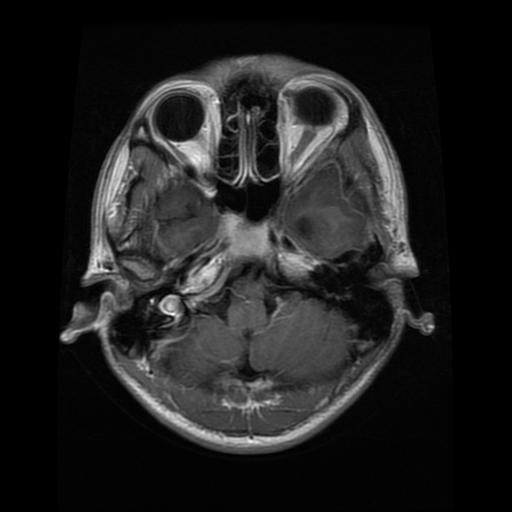
#> input picture data/Testing/glioma/Te-glTr_0003.jpg, 512 x 512 px; its folder holds only this picture in this run
$ python -i data_preprocessing.py   (imports and definitions only)
#> lines starting #> are read from the running program, lines starting #| are printed output that depends on the picture
import cv2
import numpy as np
import os
from sklearn.model_selection import train_test_split
import matplotlib.pyplot as plt

class BrainMRIPreprocessor:
    def __init__(self, img_size=(224, 224)):
        self.img_size = img_size

    def apply_clahe(self, image):
        """Apply Contrast Limited Adaptive Histogram Equalization"""
        clahe = cv2.createCLAHE(clipLimit=2.0, tileGridSize=(8,8))
        return clahe.apply(image)

    def remove_noise(self, image):
        """Apply Gaussian blur to remove noise"""
        return cv2.GaussianBlur(image, (5, 5), 0)

    def preprocess_image(self, image_path):
        """Complete preprocessing pipeline"""
#> called with image_path = '../data/Testing/glioma/Te-glTr_0003.jpg'
        # Read image
        img = cv2.imread(image_path)
#> img is the input picture: shape (512, 512, 3); min 0, max 255, mean 31.8

        # Convert to grayscale
        gray = cv2.cvtColor(img, cv2.COLOR_BGR2GRAY)

        # Apply CLAHE
        enhanced = self.apply_clahe(gray)
#> in apply_clahe, `return clahe.apply(image)`:
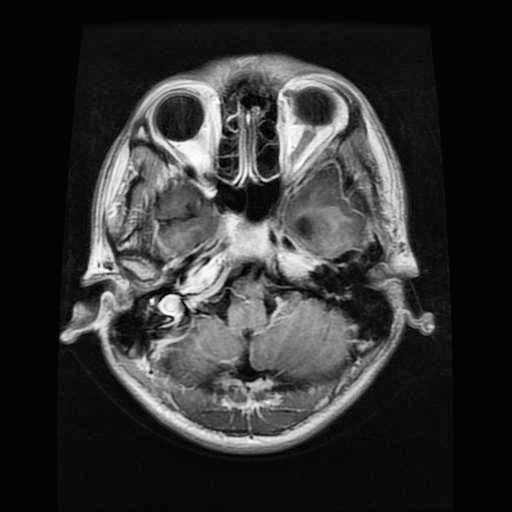
#> returned value: shape (512, 512); min 0, max 255, mean 50

        # Remove noise
        denoised = self.remove_noise(enhanced)

        # Resize
        resized = cv2.resize(denoised, self.img_size)

        # Normalize
        normalized = resized / 255.0

        return normalized

    # [43 lines left out: functions load_dataset, augment_data, not called in this run]

>>> result = BrainMRIPreprocessor().preprocess_image('../data/Testing/glioma/Te-glTr_0003.jpg')

$ run again, on data/Testing/glioma/Te-glTr_0005.jpg
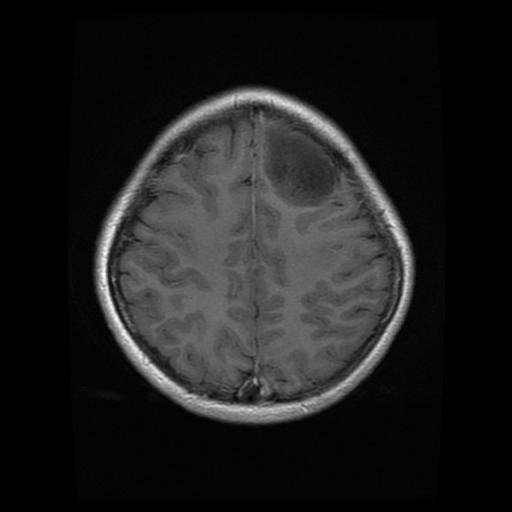
#> input picture data/Testing/glioma/Te-glTr_0005.jpg, 512 x 512 px
#> in preprocess_image, img is the input picture: shape (512, 512, 3); min 0, max 255, mean 29.6
#> in apply_clahe, `return clahe.apply(image)`:
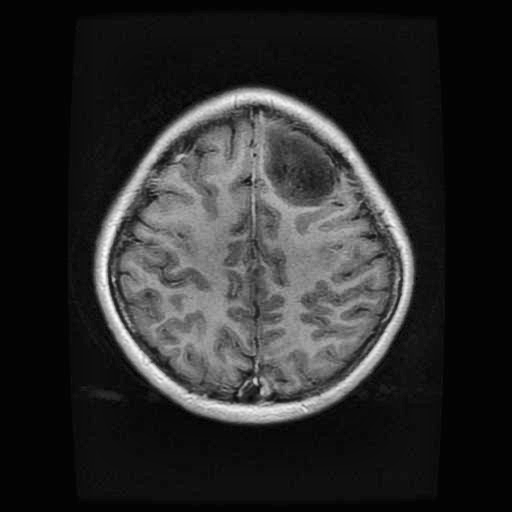
#> returned value: shape (512, 512); min 0, max 255, mean 42.9

$ run again, on data/Testing/glioma/Te-glTr_0008.jpg
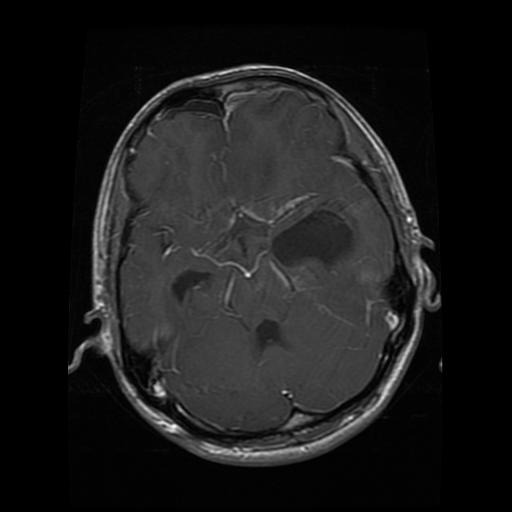
#> input picture data/Testing/glioma/Te-glTr_0008.jpg, 512 x 512 px
#> in preprocess_image, img is the input picture: shape (512, 512, 3); min 0, max 252, mean 27.1
#> in apply_clahe, `return clahe.apply(image)`:
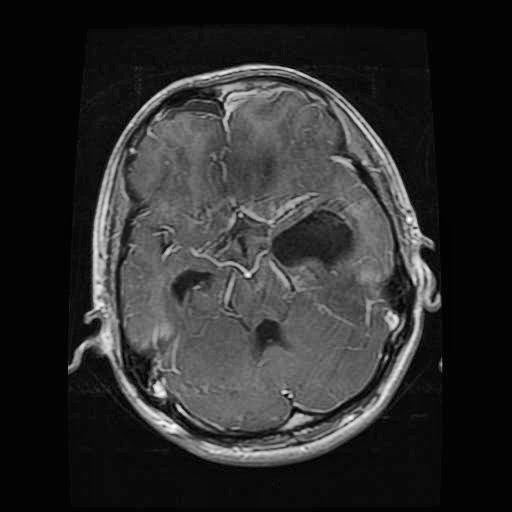
#> returned value: shape (512, 512); min 1, max 254, mean 44.3

$ run again, on data/Testing/glioma/Te-gl_0018.jpg
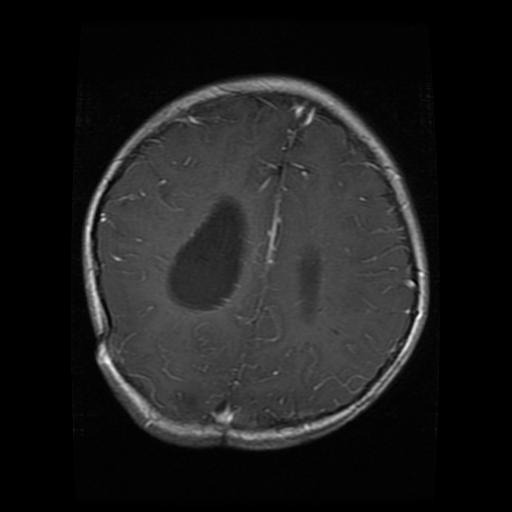
#> input picture data/Testing/glioma/Te-gl_0018.jpg, 512 x 512 px
#> in preprocess_image, img is the input picture: shape (512, 512, 3); min 0, max 254, mean 28.9
#> in apply_clahe, `return clahe.apply(image)`:
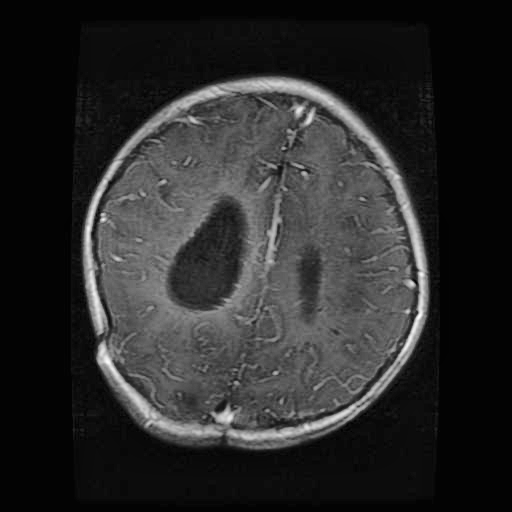
#> returned value: shape (512, 512); min 1, max 255, mean 42.4
